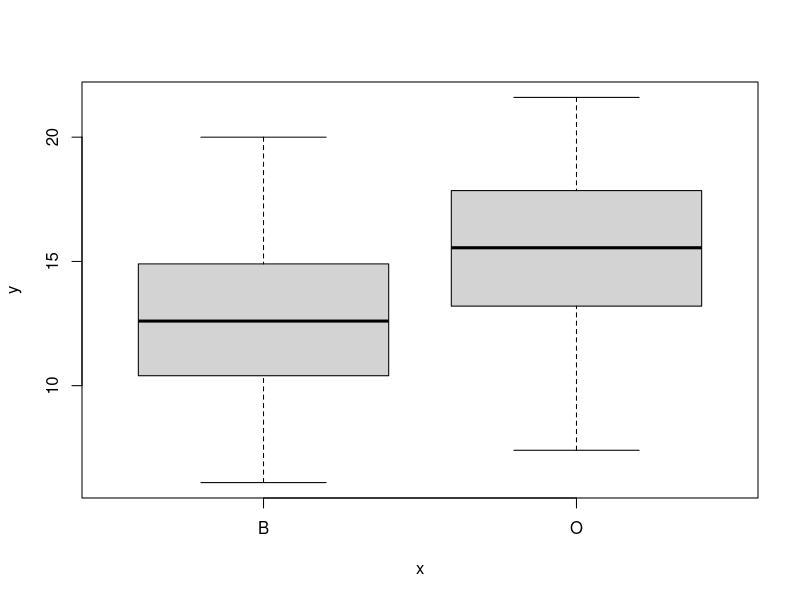
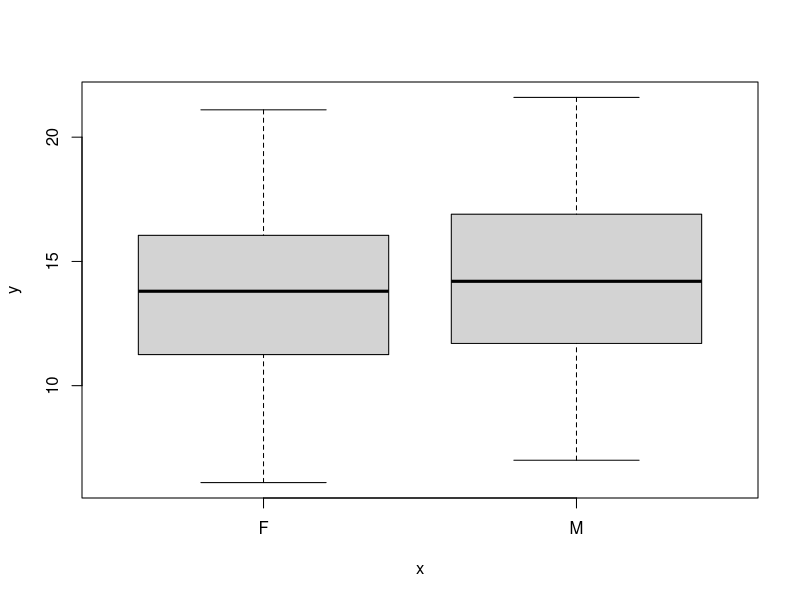
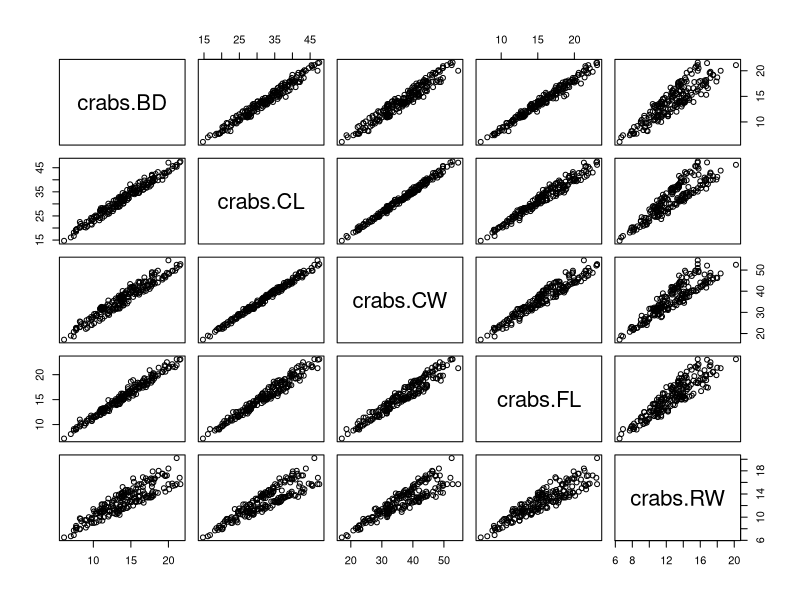
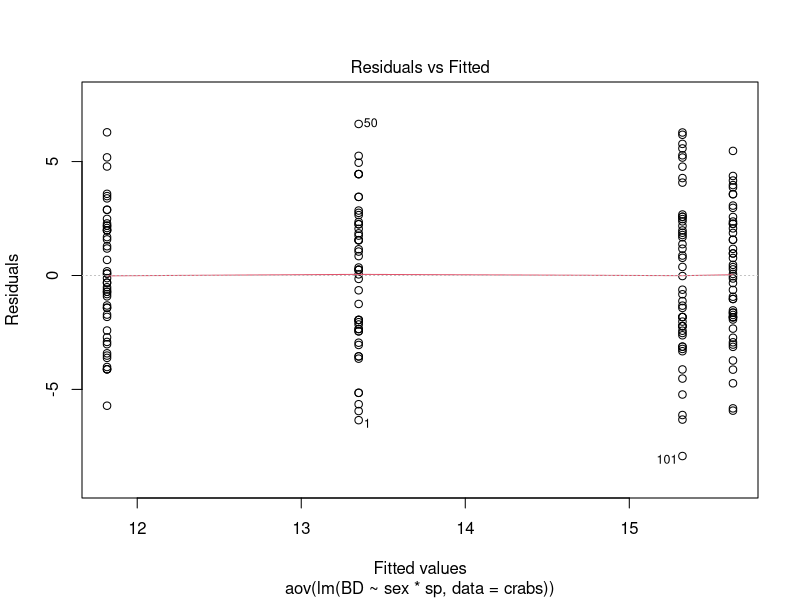
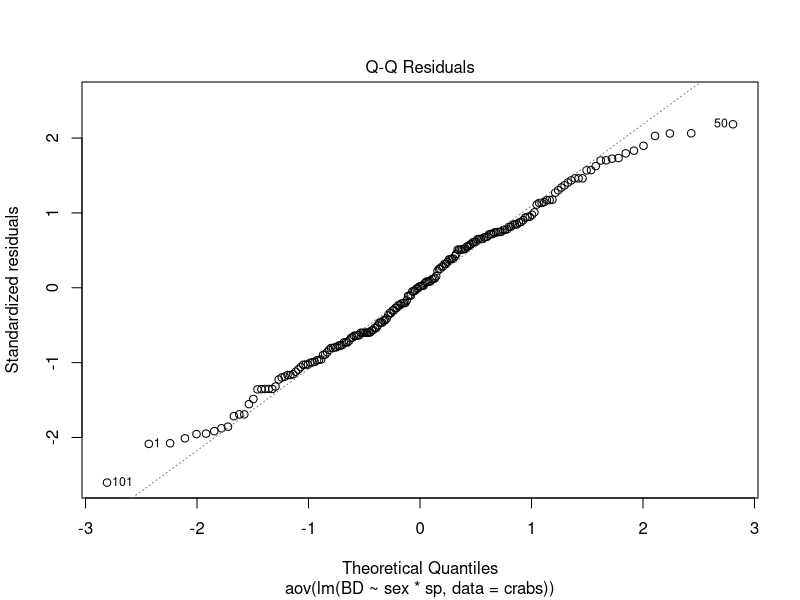
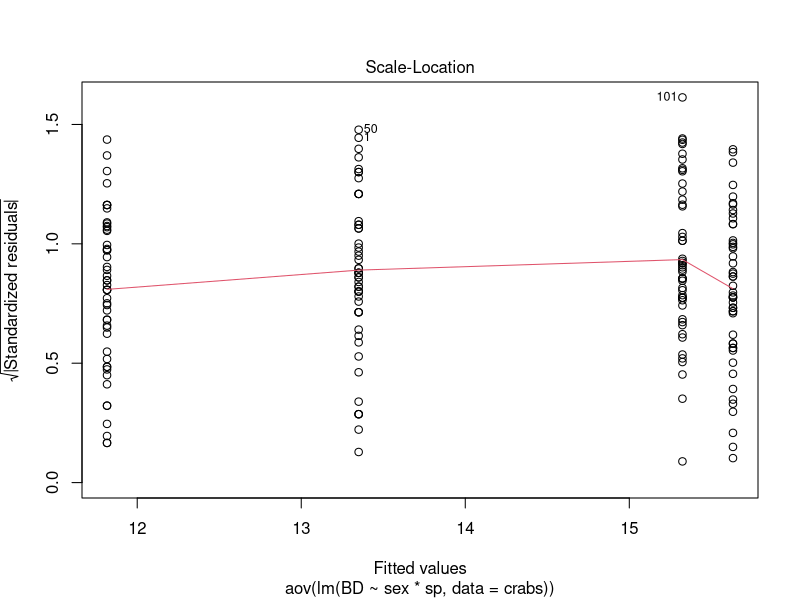
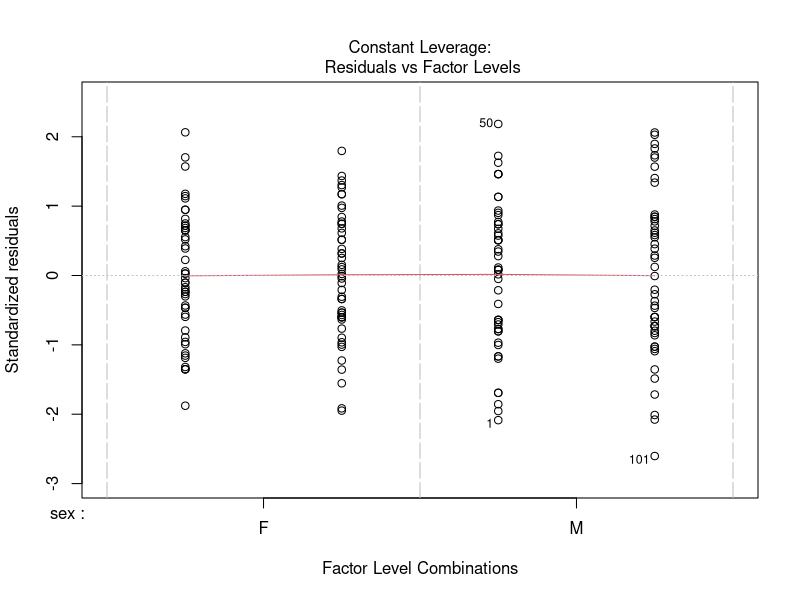

R code for these plots, in order: (Note: this script raises an error after producing the figures.)
## ---- chunk 1
knitr::opts_chunk$set(echo = TRUE)
## ---- chunk 2
library(MASS) 
data(crabs)
str(crabs)
summary(crabs)

#We have 2 categorical variables, our predictors - let's take a look at how the data is spread out.
table(crabs$sp,crabs$sex)

plot(crabs$sp, crabs$BD)
plot(crabs$sex, crabs$BD)
## ---- chunk 3
plot(data.frame(crabs$BD,crabs$CL,crabs$CW,crabs$FL,crabs$RW))
cor(data.frame(crabs$BD,crabs$CL,crabs$CW,crabs$FL,crabs$RW))
## ---- chunk 4
grandmean <- mean(crabs$BD)

#Create data partitions
sex <- tapply(crabs$BD, crabs$sex, mean)
sp <- tapply(crabs$BD, crabs$sp, mean)
sex.sp <- tapply(crabs$BD, list(crabs$sex,crabs$sp), mean)
vars <- tapply(crabs$BD, list(crabs$sex,crabs$sp), var)
lengths <- tapply(crabs$BD, list(crabs$sex,crabs$sp), length)

#Sum of Sqs, DOF
SSR = as.numeric(sum(lengths[1,])*(sex[1]-grandmean)^2 +                                       sum(lengths[2,])*(sex[2]-grandmean)^2)
DFR = nlevels(crabs$sex)-1

SSC = as.numeric(sum(lengths[,1])*(sp[1]-grandmean)^2 +                                        sum(lengths[,2])*(sp[2]-grandmean)^2)
DFC = nlevels(crabs$sp)-1

SSE = (lengths[1,1]-1)*vars[1,1]+
      (lengths[1,2]-1)*vars[1,2]+                                                   (lengths[2,1]-1)*vars[2,1]+                                                   (lengths[2,2]-1)*vars[2,2]
DFE = (length(crabs$BD) - nlevels(crabs$sex) - nlevels(crabs$sp))

SST = var(crabs$BD)*(length(crabs$BD)-1)
SSI = SST - (SSR + SSC + SSE)
DFI = (nlevels(crabs$sex)-1)*(nlevels(crabs$sp)-1)

#Mean sqs
MSR = SSR/DFR
MSC = SSC/DFC
MSI = SSI/DFI
MSE = SSE/DFE

#F stats
F_row = MSR/MSE
F_col = MSC/MSE
F_int = MSI/MSE

#p-values
p_row <- 1-pf(F_row, DFR, DFE)
p_col <- 1-pf(F_col, DFC, DFE)
p_int <- 1-pf(F_int, DFI, DFE)
## ---- chunk 5
m2wi <- aov(lm(BD ~ sex*sp, data = crabs)) #two-way aov with interaction
m2ni <- aov(lm(BD ~ sex+sp, data = crabs)) #two-way aov no interaction
m1sx <- aov(lm(BD ~ sex, data = crabs))    #one-way aov on sex
m1sp <- aov(lm(BD ~ sp, data = crabs))     #one-way aov on species
## ---- chunk 6
anova(m1sp)
#Three stars. We reject the null hypothesis that "the groups in sp all have the same mean". What about sex?

anova(m1sx)
#Not significant - we don't reject the null here. Does this mean we remove sex from our models going forward? No - it is possible that sex does not tell us much, but the best model is the one that minimizes the error term.

#For instance, it could be that sex as a factor on it's own does not do anything, but it has an effect in interaction with species.

anova(m2ni)
anova(m2wi)
#In both cases, sex remains non-significant, but we can see from the 'with interaction' model that sex:sp interaction has a significant effect.
## ---- chunk 7
SSE_m2wi <- anova(m2wi)$`Sum Sq`[4]
SSE_m2ni <- anova(m2ni)$`Sum Sq`[3]

dfe_m2wi <- anova(m2wi)$Df[4]
dfe_m2ni <- anova(m2ni)$Df[3]
  
F_comparison <- ((SSE_m2wi-SSE_m2ni)/(dfe_m2wi-dfe_m2ni))/(SSE_m2ni/dfe_m2ni)
p_comparison <- 1-pf(F_comparison, dfe_m2ni-dfe_m2wi, dfe_m2ni)
## ---- chunk 8
anova(m2wi, m2ni) #with interaction is better!
anova(m2ni, m1sp) #adding sex as an effect, without interaction is not better                   than just species as an effect
anova(m2wi, m1sp) #however with interaction, the model is better than just                      species main effects

#Can we do the entire comparison at once?
anova(m2wi, m2ni, m1sp, m1sx)

#Unfortunately, the anova package treats this as pairwise comparisons between models listed next to one another - giving erroneous results. So it doesn't compute anything for line 1 (model 1). Line 2 is the difference between model 1 and model 2. Line 3 compares models 2 and 3, but models 1 and 3 are never compared. Line 4 does not compute a difference at all, as we cannot compare 2 one way models (3 and 4) with identical dof.
## ---- chunk 9
plot(m2wi)
#check the residuals distribution (test of whether group variances are equal) in plot-1 and check the Q-Qplot (plot-2) for normality test.

#library(car)
leveneTest(BD ~ sex*sp, data = crabs)
#Not significant = we do not reject that variances are homogeneous

shapiro.test(residuals(m2wi))
#Not significant = we do not reject residual normality.
## ---- chunk 10
boxplot(BD ~ sex*sp, data = crabs) # basic boxplot for BD vs sex*sp

TukeyHSD(m2wi)

#Uncomment this package to run the function below
#library("multcompView")
generate_label <- function(TUKEY, variable){
     #Extract labels and factor levels from Tukey post-hoc 
     Tukey.levels <- TUKEY[[variable]][,4]
     Tukey.labels <- data.frame(multcompLetters(Tukey.levels)['Letters'])
     
     #I need to put the labels in the same order as in the boxplot :
     Tukey.labels$treatment=rownames(Tukey.labels)
     Tukey.labels=Tukey.labels[order(Tukey.labels$treatment) , ]
     return(Tukey.labels)
}

hsd_labels <- generate_label(TukeyHSD(m2wi), "sex:sp")

#boxplot + significance text
a=boxplot(BD~sp*sex, data=crabs, ylim=c(5,25)); text(c(1:(nlevels(crabs$sex)+nlevels(crabs$sp))), a$stats[nrow(a$stats),]+1, hsd_labels[,1])
## ---- chunk 11
interaction.plot(crabs$sp, crabs$sex, crabs$BD, ylim = c(5,25))
text(c(1:nlevels(crabs$sp)), a$stats[3,]+1, hsd_labels[,1])
## ---- chunk 12

